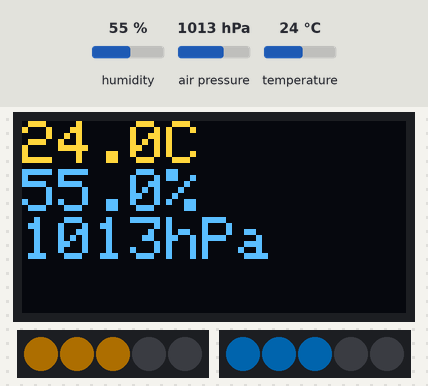
Simulated run of this sketch. Board: ESP32. Parts: 128×64 one-colour display, 2 × 5 RGB LEDs in strip order, left to right. The test bench sets the inputs (shaded band); at power-on: humidity 55 %, temperature 24 °C, air pressure 1013 hPa. Dim RGB values are drawn brighter than linear; the OLED is the two-colour kind (top 16 rows yellow); WiFi joins after 1.5 s; servers stay silent unless stated; what the sketch prints to the serial monitor is not drawn.

Above: at 7.2 s.
7.3 s: humidity set to 79 %
At 11.8 s:
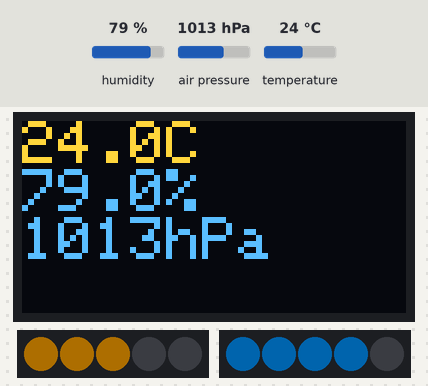
12.5 s: humidity set to 82 %
At 16.8 s:
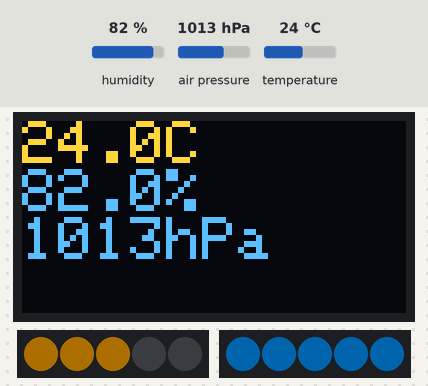
17.5 s: temperature set to 20.8 °C
At 21.8 s:
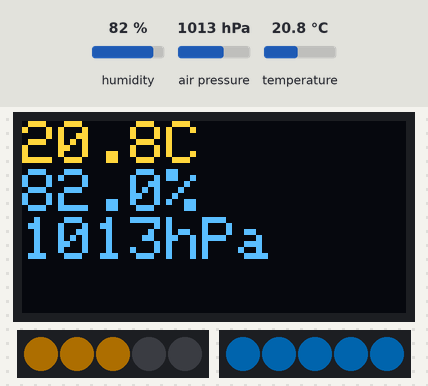
22.5 s: temperature set to 19.2 °C
At 26.8 s:
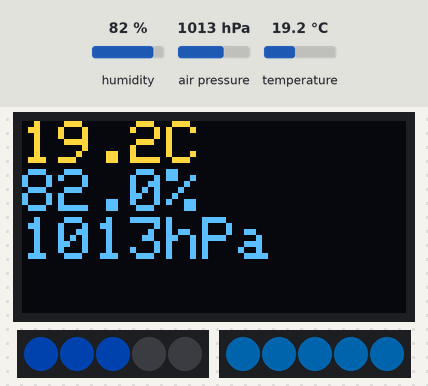
27.5 s: humidity set to 22 %
At 31.8 s:
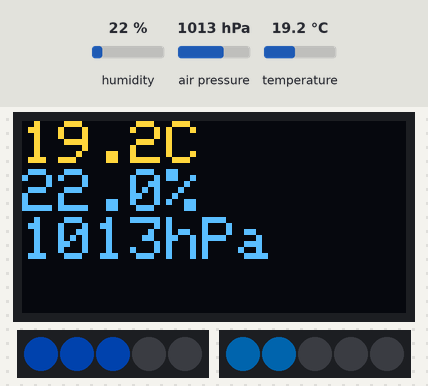
32.5 s: temperature set to 33 °C
At 36.8 s:
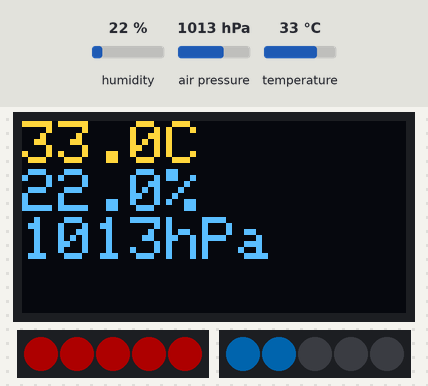
Timing chart, 0 to 38.3 s (numbered marks = the images above; inputs shaded):
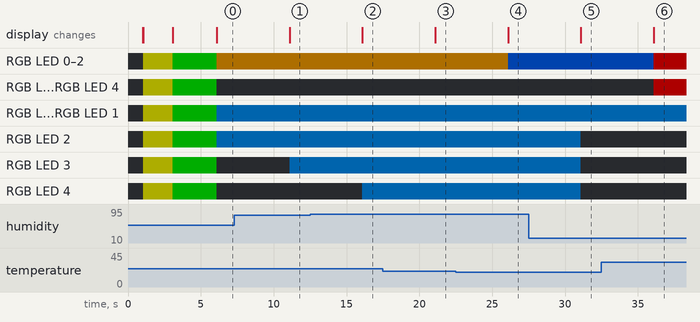

The sketch:

weather_station.ino
```cpp
// 기능: BME280 센서로 온도/습도/기압 측정, NeoPixel LED로 시각적 표시, OLED 화면 출력, 웹서버로 원격 모니터링

#include <WiFi.h>                  // ESP32 WiFi 연결과 웹서버 기능 제공
#include <Adafruit_BME280.h>        // BME280 온도/습도/기압 센서 제어 라이브러리
#include <Adafruit_Sensor.h>        // Adafruit 센서들의 통합 인터페이스 제공
#include <Adafruit_NeoPixel.h>      // WS2812B RGB LED 스트립 제어 라이브러리
#include <Adafruit_GFX.h>           // Adafruit 그래픽 라이브러리 (OLED 텍스트/그래픽 출력용)
#include <Adafruit_SSD1306.h>       // SSD1306 OLED 디스플레이 제어 라이브러리

// ********* WiFi 설정 (직접 입력) *********
// 실제 사용할 WiFi 네트워크 정보로 변경 필요
const char* ssid = "WeVO_2.4G";      // 연결할 WiFi 네트워크 SSID (2.4GHz 대역 권장)
const char* password = "Toolbox8358$"; // WiFi 네트워크 비밀번호

// ********* 웹서버 설정 *********
WiFiServer server(80);             // HTTP 포트 80에서 웹서버 객체 생성 (기본 웹 포트)

// ********* BME280 센서 객체 *********
Adafruit_BME280 bme;              // I2C 통신으로 BME280 센서를 제어할 객체 생성

// ********* OLED 디스플레이 설정 *********
#define SCREEN_WIDTH 128          // OLED 디스플레이 가로 해상도 (픽셀)
#define SCREEN_HEIGHT 64          // OLED 디스플레이 세로 해상도 (픽셀)
#define OLED_RESET    -1          // OLED 리셋 핀 없음 (-1로 설정, 소프트웨어 리셋 사용)
#define OLED_ADDRESS  0x3C        // OLED I2C 주소 (일반적으로 0x3C, 일부 모듈은 0x3D)

Adafruit_SSD1306 display(SCREEN_WIDTH, SCREEN_HEIGHT, &Wire, OLED_RESET); // OLED 객체 생성 및 I2C 인터페이스 연결

// ********* I2C 핀 설정 *********
// ESP32의 기본 I2C 핀(SDA=21, SCL=22) 대신 커스텀 핀 사용
#define SDA_PIN 8                 // I2C SDA 핀 (데이터 라인) - GPIO 8번 핀 사용
#define SCL_PIN 9                 // I2C SCL 핀 (클록 라인) - GPIO 9번 핀 사용

// ********* LED 스트립 설정 *********
#define LED_PIN_1 4               // 첫 번째 NeoPixel 스트립 데이터 핀 (온도 표시용) - GPIO 4번
#define LED_PIN_2 42              // 두 번째 NeoPixel 스트립 데이터 핀 (습도 표시용) - GPIO 17번
#define LED_COUNT 5               // 각 스트립당 LED 개수 (더 많은 LED 사용시 전류 소모량 고려 필요)
#define BRIGHTNESS 50             // LED 밝기 (0-255, 50은 약 20% 밝기로 전력 절약)

// NeoPixel 스트립 객체 생성 - NEO_GRB: 색상 순서, NEO_KHZ800: 통신 속도
Adafruit_NeoPixel strip1(LED_COUNT, LED_PIN_1, NEO_GRB + NEO_KHZ800); // 온도 표시용 스트립
Adafruit_NeoPixel strip2(LED_COUNT, LED_PIN_2, NEO_GRB + NEO_KHZ800); // 습도 표시용 스트립

// ********* 센서 데이터 변수 *********
// 센서에서 읽은 값을 저장할 전역 변수들
float temperature = 0.0;          // 현재 온도 값 저장 (섭씨, BME280에서 직접 섭씨로 출력)
float humidity = 0.0;             // 현재 습도 값 저장 (상대습도 %)
float pressure = 0.0;             // 현재 기압 값 저장 (hPa 단위로 변환 후 저장)

// ********* 타이머 변수 *********
// delay() 사용 대신 millis()를 이용한 비블로킹 타이머 구현
unsigned long previousMillis = 0; // 마지막 센서 읽기 시간 기록 (millis() 값)
const long interval = 5000;       // 센서 읽기 간격 (5000ms = 5초, 너무 자주 읽으면 센서 수명 단축)

// ********* HTML 웹페이지 (메모리에 저장) *********
// Raw String Literal 사용으로 HTML 코드를 문자열로 저장
const char* htmlPage = R"(
<!DOCTYPE html>
<html>
<head>
    <title>ESP32 Simple Weather Station</title>
    <meta charset="UTF-8">        <!-- UTF-8 인코딩으로 한글 지원 -->
    <meta name="viewport" content="width=device-width, initial-scale=1.0">  <!-- 모바일 반응형 웹 설정 -->
    <style>
        /* CSS 스타일 - 모던하고 깔끔한 웹 인터페이스 디자인 */
        body {
            font-family: Arial, sans-serif;     /* 웹 안전 폰트 사용 */
            text-align: center;                 /* 모든 내용 중앙 정렬 */
            background-color: #f0f0f0;          /* 연한 회색 배경으로 눈의 피로 감소 */
            margin: 0;
            padding: 20px;
        }
        .container {
            max-width: 600px;                   /* 최대 너비 제한으로 가독성 향상 */
            margin: 0 auto;                     /* 컨테이너 중앙 정렬 */
            background: white;                  /* 흰색 배경으로 내용 강조 */
            padding: 20px;
            border-radius: 10px;                /* 모서리 둥글게 처리 */
            box-shadow: 0 4px 6px rgba(0,0,0,0.1); /* 그림자 효과로 입체감 */
        }
        h1 {
            color: #333;
            margin-bottom: 30px;
        }
        .sensor-card {
            background: #4CAF50;                /* 기본 녹색 배경 */
            color: white;
            padding: 15px;
            margin: 10px;
            border-radius: 8px;
            display: inline-block;              /* 카드들을 가로로 배치 */
            min-width: 150px;
        }
        .sensor-value {
            font-size: 24px;                   /* 센서값을 크게 표시 */
            font-weight: bold;
        }
        .sensor-label {
            font-size: 14px;
            margin-top: 5px;
        }
        .temp { background: #FF6B35; }         /* 온도 카드 주황색 */
        .humi { background: #3498DB; }         /* 습도 카드 파란색 */
        .pres { background: #9B59B6; }         /* 기압 카드 보라색 */
        .update-time {
            margin-top: 20px;
            color: #666;
        }
    </style>
    <script>
        /* JavaScript - AJAX를 이용한 실시간 데이터 업데이트 */
        function updateData() {                // 센서 데이터를 서버에서 가져와 화면 업데이트
            var xhr = new XMLHttpRequest();    // AJAX 요청 객체 생성
            xhr.open('GET', '/data', true);    // GET 방식으로 '/data' 경로에 비동기 요청
            xhr.onreadystatechange = function() {
                if (xhr.readyState == 4 && xhr.status == 200) { // 요청 완료 및 성공 시
                    var data = xhr.responseText.split(',');      // CSV 형태의 응답을 배열로 분할
                    // DOM 요소에 센서 값 업데이트
                    document.getElementById('temp').innerHTML = data[0] + '°C';  // 온도 표시
                    document.getElementById('humi').innerHTML = data[1] + '%';   // 습도 표시
                    document.getElementById('pres').innerHTML = data[2] + ' hPa'; // 기압 표시
                    // 업데이트 시간을 현재 로컬 시간으로 표시
                    document.getElementById('time').innerHTML = '마지막 업데이트: ' + new Date().toLocaleTimeString();
                }
            };
            xhr.send();                        // 요청 전송
        }

        window.onload = function() {           // 페이지 로드 완료 시 실행
            updateData();                      // 페이지 열리자마자 첫 데이터 로드
            setInterval(updateData, 5000);     // 5초마다 자동 업데이트 (센서 읽기 주기와 동일)
        };
    </script>
</head>
<body>
    <div class="container">
        <h1> ESP32 Weather Station</h1>     <!-- 제목과 날씨 이모지로 직관적 표현 -->

        <!-- 각 센서별로 색상이 다른 카드 형태로 데이터 표시 -->
        <div class="sensor-card temp">         <!-- 온도 표시 카드 (주황색) -->
            <div class="sensor-value" id="temp">--°C</div>     <!-- 온도 값 표시 영역 -->
            <div class="sensor-label">온도</div>
        </div>

        <div class="sensor-card humi">         <!-- 습도 표시 카드 (파란색) -->
            <div class="sensor-value" id="humi">--%</div>      <!-- 습도 값 표시 영역 -->
            <div class="sensor-label">습도</div>
        </div>

        <div class="sensor-card pres">         <!-- 기압 표시 카드 (보라색) -->
            <div class="sensor-value" id="pres">-- hPa</div>   <!-- 기압 값 표시 영역 -->
            <div class="sensor-label">기압</div>
        </div>

        <div class="update-time" id="time">데이터 로딩 중...</div> <!-- 마지막 업데이트 시간 표시 -->
    </div>
</body>
</html>
)";

void setup() {
    // ********* 시리얼 통신 초기화 *********
    // 디버깅 및 상태 확인을 위한 시리얼 통신 설정
    Serial.begin(115200);          // 높은 보드레이트로 빠른 디버깅 가능
    delay(1000);                   // 시리얼 포트 안정화 대기

    // ********* I2C 버스 초기화 *********
    // BME280 센서와 OLED 디스플레이가 공통으로 사용할 I2C 버스 설정
    Wire.begin(SDA_PIN, SCL_PIN);  // 커스텀 핀으로 I2C 초기화 (SDA=8, SCL=9)

    // ********* OLED 디스플레이 초기화 *********
    // 128x64 해상도의 SSD1306 OLED 초기화 및 에러 처리
    if(!display.begin(SSD1306_SWITCHCAPVCC, OLED_ADDRESS)) { // OLED 초기화 시도
        setAllLEDs(255, 255, 0);   // OLED 오류시 노란색 LED로 시각적 알림
        delay(2000);               // 2초간 오류 상태 표시
    } else {
        // OLED 초기화 성공시 화면 클리어 후 대기
        display.clearDisplay();    // 초기화 완료 후 빈 화면으로 시작
        display.display();         // 클리어된 상태를 실제 화면에 적용
    }

    // ********* NeoPixel LED 스트립 초기화 *********
    // 두 개의 LED 스트립 초기화 및 밝기 설정
    strip1.begin();                // 온도용 스트립 초기화
    strip2.begin();                // 습도용 스트립 초기화
    strip1.setBrightness(BRIGHTNESS); // 밝기 설정 (전력 소모 조절)
    strip2.setBrightness(BRIGHTNESS);
    strip1.show();                 // 초기 상태 적용 (모든 LED OFF)
    strip2.show();

    // ********* BME280 센서 초기화 *********
    // 온도/습도/기압 센서 초기화 및 통신 확인
    if (!bme.begin(0x76)) {        // I2C 주소 0x76에서 BME280 찾기 (일부는 0x77)
        // 센서 초기화 실패시 빨간색 LED로 에러 표시 후 프로그램 중단
        setAllLEDs(255, 0, 0);     // 빨간색 = 심각한 하드웨어 오류
        while (1) delay(1000);     // 무한루프로 프로그램 중단 (센서 없이는 동작 불가)
    }

    // ********* WiFi 연결 초기화 *********
    // WiFi 네트워크 연결 시도 및 타임아웃 처리
    WiFi.begin(ssid, password);   // 설정된 WiFi 네트워크에 연결 시작
    setAllLEDs(255, 255, 0);       // 연결 시도 중임을 노란색 LED로 표시

    // WiFi 연결 대기 (최대 20초 타임아웃)
    int wifi_timeout = 0;          // 타임아웃 카운터
    while (WiFi.status() != WL_CONNECTED && wifi_timeout < 20) { // 연결 상태 확인
        delay(1000);               // 1초씩 대기
        wifi_timeout++;            // 타임아웃 카운터 증가
    }

    // ********* WiFi 연결 결과 처리 *********
    if (WiFi.status() == WL_CONNECTED) { // WiFi 연결 성공
        // 연결 성공 정보를 시리얼로 출력 (IP 주소 확인용)
        Serial.println("");
        Serial.println("WiFi 연결 성공!");
        Serial.print("IP 주소: ");
        Serial.println(WiFi.localIP()); // 할당받은 IP 주소 출력 (웹 접속용)

        setAllLEDs(0, 255, 0);     // 연결 성공을 초록색 LED로 표시
        delay(3000);               // 3초간 성공 상태 표시

        server.begin();            // 웹서버 시작 (포트 80에서 대기)

    } else {                       // WiFi 연결 실패
        setAllLEDs(255, 0, 0);     // 연결 실패를 빨간색 LED로 표시
        while (1) delay(1000);     // WiFi 없이는 웹서버 기능 불가하므로 프로그램 중단
    }
}

void loop() {
    // ********* 비블로킹 타이머로 센서 읽기 주기 관리 *********
    // delay() 사용 없이 millis()로 정확한 시간 간격 유지
    unsigned long currentMillis = millis(); // 현재 시간 획득 (부팅 후 밀리초)
    if (currentMillis - previousMillis >= interval) { // 설정된 간격(5초) 경과 확인
        previousMillis = currentMillis;     // 다음 주기 계산을 위해 시간 업데이트
        // 센서 데이터 처리 루틴 실행
        readSensors();             // BME280에서 온도/습도/기압 읽기
        updateLEDs();              // 센서 값에 따른 LED 색상/개수 업데이트
        updateOLED();              // OLED 화면에 최신 센서 값 표시
    }

    // ********* 웹서버 클라이언트 요청 처리 *********
    // 새로운 HTTP 요청이 있는지 확인하고 처리
    WiFiClient client = server.available(); // 대기 중인 클라이언트 연결 확인
    if (client) {                  // 클라이언트가 연결된 경우
        handleClient(client);      // HTTP 요청 파싱 및 응답 처리
    }

    // ********* WiFi 연결 상태 모니터링 *********
    // WiFi 연결이 끊어진 경우 자동 재연결 시도
    if (WiFi.status() != WL_CONNECTED) { // WiFi 연결 상태 확인
        setAllLEDs(255, 255, 0);   // 재연결 시도 중임을 노란색 LED로 표시
        WiFi.reconnect();          // WiFi 재연결 시도
        delay(5000);               // 5초 대기 후 다음 loop 실행
    }
}

void readSensors() {               // BME280 센서에서 3가지 환경 데이터 읽기
    // BME280은 온도, 습도, 기압을 동시에 측정 가능한 통합 센서
    temperature = bme.readTemperature(); // 온도 읽기 (섭씨로 직접 출력)
    humidity = bme.readHumidity();       // 상대습도 읽기 (% 단위)
    pressure = bme.readPressure() / 100.0F; // 기압 읽기 (Pa를 hPa로 변환)
}

void updateLEDs() {                // 센서 값에 따른 LED 시각화 처리
    // ********* 온도 LED 개수 계산 *********
    // 온도의 절댓값을 이용하여 LED 개수 결정 (영하/영상 구분 없이)
    float absTemp = fabs(temperature); // float 타입 절댓값 함수 사용

    int tempLEDs;                  // 켤 LED 개수 저장 변수
    // 온도 구간별 LED 개수 설정 (8도씩 구간 분할)
    if (absTemp <= 8) {            // 0-8도: 낮은 온도
        tempLEDs = 1;
    } else if (absTemp <= 16) {    // 9-16도: 보통 온도
        tempLEDs = 2;
    } else if (absTemp <= 24) {    // 17-24도: 적당한 온도
        tempLEDs = 3;
    } else if (absTemp <= 32) {    // 25-32도: 높은 온도
        tempLEDs = 4;
    } else {                       // 33도 이상: 매우 높은 온도
        tempLEDs = 5;
    }

    // ********* 습도 LED 개수 계산 *********
    int humiLEDs;                  // 켤 LED 개수 저장 변수
    // 습도 구간별 LED 개수 설정 (20%씩 구간 분할)
    if (humidity <= 20) {          // 0-20%: 매우 건조
        humiLEDs = 1;
    } else if (humidity <= 40) {   // 21-40%: 건조
        humiLEDs = 2;
    } else if (humidity <= 60) {   // 41-60%: 적당함
        humiLEDs = 3;
    } else if (humidity <= 80) {   // 61-80%: 습함
        humiLEDs = 4;
    } else {                       // 81-100%: 매우 습함
        humiLEDs = 5;
    }

    // ********* 온도 LED 스트립 업데이트 *********
    strip1.clear();                // 모든 LED를 먼저 끄기
    for (int i = 0; i < tempLEDs; i++) { // 계산된 LED 개수만큼 반복
        // 실제 온도값(절댓값 아님)에 따른 색상 결정
        if (temperature < 0) {     // 영하 온도
            strip1.setPixelColor(i, strip1.Color(255, 255, 255)); // 흰색 (얼음/서리)
        } else if (temperature < 20) { // 0-19도
            strip1.setPixelColor(i, strip1.Color(0, 100, 255)); // 파란색 (차가움)
        } else if (temperature < 30) { // 20-29도
            strip1.setPixelColor(i, strip1.Color(255, 165, 0)); // 주황색 (따뜻함)
        } else {                   // 30도 이상
            strip1.setPixelColor(i, strip1.Color(255, 0, 0)); // 빨간색 (더위)
        }
    }
    strip1.show();                 // LED 변경사항을 실제 하드웨어에 적용

    // ********* 습도 LED 스트립 업데이트 *********
    strip2.clear();                // 모든 LED를 먼저 끄기
    for (int i = 0; i < humiLEDs; i++) { // 계산된 LED 개수만큼 반복
        // 습도는 모든 구간에서 동일한 파란색 사용
        strip2.setPixelColor(i, strip2.Color(0, 150, 255)); // 파란색 (물/습기)
    }
    strip2.show();                 // LED 변경사항을 실제 하드웨어에 적용
}

void updateOLED() {                // OLED 화면에 센서 값 표시
    display.clearDisplay();        // 이전 내용 지우기
    display.setTextColor(SSD1306_WHITE); // 흰색 텍스트 설정

    // ********* 온도 표시 *********
    display.setTextSize(2);        // 큰 글자 크기 (2배)
    display.setCursor(0, 0);       // 화면 최상단 좌측에서 시작
    display.print(temperature, 1); // 소수점 1자리로 온도 출력
    display.println("C");          // 섭씨 단위 표시

    // ********* 습도 표시 *********
    display.setTextSize(2);        // 큰 글자 크기 유지
    display.print(humidity, 1);    // 소수점 1자리로 습도 출력
    display.println("%");          // 퍼센트 단위 표시

    // ********* 기압 표시 *********
    display.setTextSize(2);        // 큰 글자 크기 유지
    display.print(pressure, 0);    // 정수로 기압 출력 (화면 공간 절약)
    display.println("hPa");        // hPa 단위 표시

    display.display();             // 화면 버퍼의 내용을 실제 OLED에 출력
}

void setAllLEDs(int r, int g, int b) { // 모든 LED를 동일한 색상으로 설정하는 유틸리티 함수
    // 시스템 상태 표시용 (초기화, 오류, 연결 상태 등)
    for (int i = 0; i < LED_COUNT; i++) { // 각 스트립의 모든 LED에 대해
        strip1.setPixelColor(i, strip1.Color(r, g, b)); // 온도 스트립 LED 색상 설정
        strip2.setPixelColor(i, strip2.Color(r, g, b)); // 습도 스트립 LED 색상 설정
    }
    strip1.show();                 // 온도 스트립 변경사항 적용
    strip2.show();                 // 습도 스트립 변경사항 적용
}

void handleClient(WiFiClient client) { // 웹 클라이언트의 HTTP 요청 처리
    String request = "";           // HTTP 요청 헤더 저장 변수

    // ********* HTTP 요청 헤더 읽기 *********
    while (client.connected() && client.available()) { // 클라이언트가 연결되고 데이터가 있는 동안
        String line = client.readStringUntil('\n');    // 한 줄씩 읽기
        if (line.length() == 1 && line[0] == '\r') break; // 빈 줄 만나면 헤더 끝
        if (request.length() == 0) request = line;      // 첫 번째 줄을 요청으로 저장 (GET /path HTTP/1.1)
    }

    // ********* 요청 경로에 따른 응답 분기 *********
    if (request.indexOf("GET /data") >= 0) { // AJAX 요청 (/data 경로)
        // 센서 데이터를 CSV 형태로 응답
        String data = String(temperature, 1) + "," +    // 온도 (소수점 1자리)
                      String(humidity, 1) + "," +       // 습도 (소수점 1자리)
                      String(pressure, 1);              // 기압 (소수점 1자리)

        // HTTP 응답 헤더 전송
        client.println("HTTP/1.1 200 OK");              // 성공 응답
        client.println("Content-Type: text/plain");     // 일반 텍스트 응답
        client.println("Connection: close");            // 응답 후 연결 종료
        client.println();                               // 헤더와 본문 구분하는 빈 줄
        client.println(data);                           // 센서 데이터 전송

    } else {                       // 메인 페이지 요청 (기본 경로)
        // HTML 웹페이지 응답
        client.println("HTTP/1.1 200 OK");              // 성공 응답
        client.println("Content-Type: text/html; charset=UTF-8"); // HTML 응답, UTF-8 인코딩
        client.println("Connection: close");            // 응답 후 연결 종료
        client.println();                               // 헤더와 본문 구분하는 빈 줄
        client.println(htmlPage);                       // HTML 페이지 전송
    }

    client.stop();                 // 클라이언트 연결 종료
}
```

Measured:
- the behaviour switches between 80 and 81 % on humidity (found by bisection; images 1 and 2)
- the behaviour switches between 20 and 19.9 °C on temperature (found by bisection; images 3 and 4)
- after the input at 7.3 s, RGB LED 3: off → RGB(0, 29, 50) after 3.8 s; the display: changes after 3.8 s (image 1)
- after the input at 12.5 s, RGB LED 4: off → RGB(0, 29, 50) after 3.6 s; the display: changes after 3.6 s (image 2)
- after the input at 17.5 s, the display: changes after 3.6 s (image 3)
- after the input at 22.5 s, RGB LED 0–2: RGB(50, 32, 0) → RGB(0, 19, 50) after 3.6 s; the display: changes after 3.6 s (image 4)
- after the input at 27.5 s, RGB LED 2–4: RGB(0, 29, 50) → off after 3.6 s; the display: changes after 3.6 s (image 5)
- after the input at 32.5 s, RGB LED 0–2: RGB(0, 19, 50) → RGB(50, 0, 0) after 3.6 s; RGB LED 3, RGB LED 4: off → RGB(50, 0, 0) after 3.6 s; the display: changes after 3.6 s (image 6)
